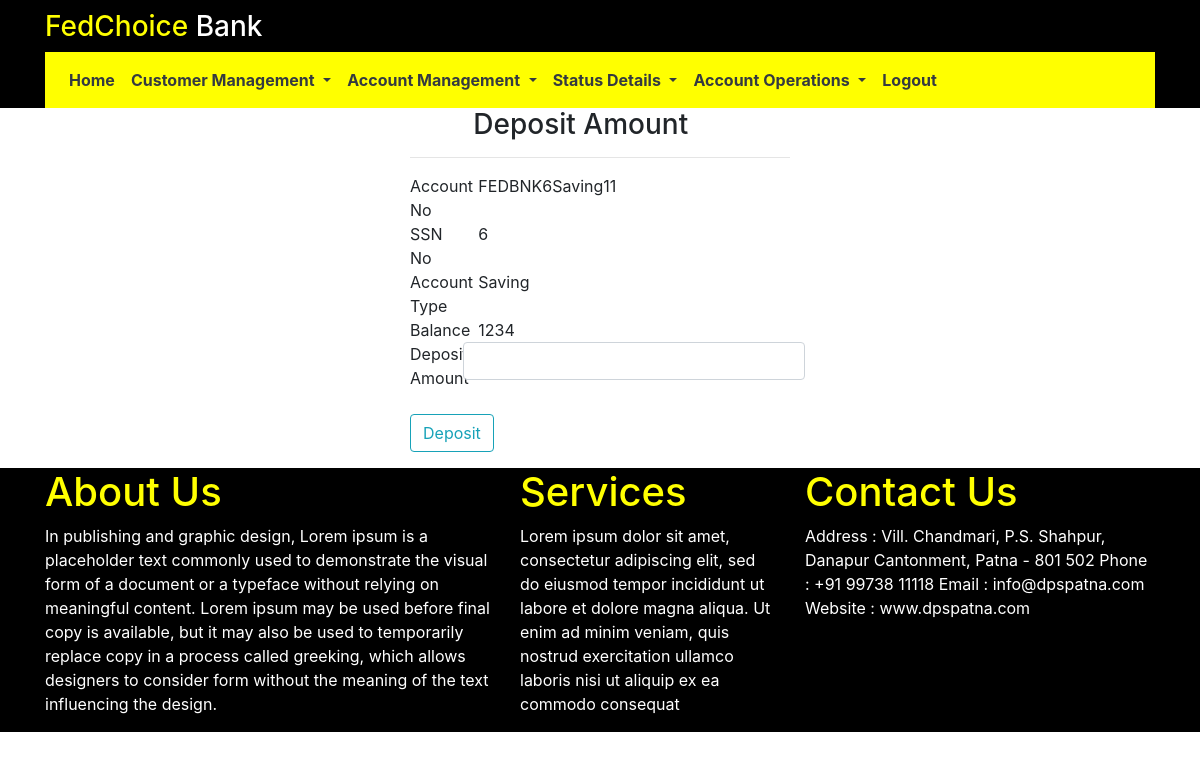
The page /finish_transfer?account_no=FEDBNK6Saving11 (signed in) on the database its author committed.
### RetailBank/models.py (models this page shows, shortened)
class Account(db.Model):
	account_no = db.Column(db.String(22),primary_key=True)
	ssd_id = db.Column(db.Integer,ForeignKey('customer.ssd_id'))
	account_type = db.Column(db.String(10),nullable=False)
	deposit_amount = db.Column(db.Integer,nullable=False)

### RetailBank/routes.py (the view, shortened to what this page needs)
@app.route('/finish_transfer',methods=['GET','POST'])
@login_required
def finish_transfer():
	account_no = request.args.get('account_no')
	acc = Account.query.filter_by(account_no=account_no).first()
	ssn_no = acc.ssd_id
	account_type = acc.account_type
	balance = acc.deposit_amount
	account_type = acc.account_type
	return render_template('deposit_money.html',account_no=account_no,ssn_no=ssn_no,account_type=account_type,balance=balance)

### RetailBank/models.py (called while the page is built)
@login_manager.user_loader
def load_user(user_id):
    return userstore.query.get(int(user_id))

### RetailBank/templates/deposit_money.html
{% extends 'base.html'%}
{% block content %}
<div class="row">
    <div class="col-md-4"></div>
    <div class="col-md-4">
        <h3 class="offset-2">Deposit Amount</h3>
        <hr>
        <div class="row">
            <div class="col-md-2">
                Account No
            </div>
            <div class="col-md-10">
                {{account_no}}
            </div>
        </div>
        <div class="row">
            <div class="col-md-2">
                SSN No
            </div>
            <div class="col-md-10">
                {{ssn_no}}
            </div>
        </div>
        <div class="row">
            <div class="col-md-2">
                Account Type
            </div>
            <div class="col-md-10">
                {{account_type}}
            </div>
        </div>
        <div class="row">
            <div class="col-md-2">
                Balance
            </div>
            <div class="col-md-10">
                {{balance}}
            </div>
        </div>
        <form action="" method="POST">
            <div class="form-group row">
                <label for="deposit_amount" class="col-md-2">Deposit Amount</label>
                <input type="text" name="deposit_amount" class="col-md-10 form-control">
            </div>
            <div class="form-group">
                <input type="submit" class="btn btn-outline-info" value="Deposit">
            </div>
        </form>
    </div>
    <div class="col-md-4"></div>
</div>
{% endblock %}

### rows shown on the page
Account: account_no "FEDBNK6Saving11", account_type "Saving", deposit_amount "1234"

### other values the page prints
{{ ssn_no }} "6"
